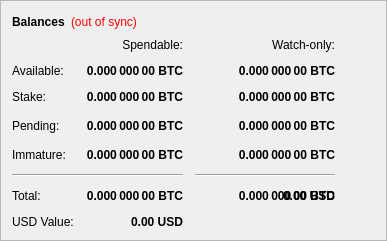
        <widget class="QFrame" name="frame">
         <property name="frameShape">
          <enum>QFrame::StyledPanel</enum>
         </property>
         <property name="frameShadow">
          <enum>QFrame::Raised</enum>
         </property>
         <layout class="QVBoxLayout" name="verticalLayout_4">
          <item>
           <layout class="QHBoxLayout" name="horizontalLayout_4">
            <item>
             <widget class="QLabel" name="label_5">
              <property name="font">
               <font>
                <weight>75</weight>
                <bold>true</bold>
               </font>
              </property>
              <property name="text">
               <string>Balances</string>
              </property>
             </widget>
            </item>
            <item>
             <widget class="QLabel" name="labelWalletStatus">
              <property name="cursor">
               <cursorShape>WhatsThisCursor</cursorShape>
              </property>
              <property name="toolTip">
               <string>The displayed information may be out of date. Your wallet automatically synchronizes with the Transfer network after a connection is established, but this process has not completed yet.</string>
              </property>
              <property name="styleSheet">
               <string notr="true">QLabel { color: red; }</string>
              </property>
              <property name="text">
               <string notr="true">(out of sync)</string>
              </property>
              <property name="alignment">
               <set>Qt::AlignLeading|Qt::AlignLeft|Qt::AlignVCenter</set>
              </property>
             </widget>
            </item>
            <item>
             <spacer name="horizontalSpacer_3">
              <property name="orientation">
               <enum>Qt::Horizontal</enum>
              </property>
              <property name="sizeHint" stdset="0">
               <size>
                <width>40</width>
                <height>20</height>
               </size>
              </property>
             </spacer>
            </item>
           </layout>
          </item>
          <item>
           <layout class="QGridLayout" name="gridLayout">
            <property name="spacing">
             <number>12</number>
            </property>
            <item row="3" column="2">
             <widget class="QLabel" name="labelWatchPending">
              <property name="font">
               <font>
                <weight>75</weight>
                <bold>true</bold>
               </font>
              </property>
              <property name="cursor">
               <cursorShape>IBeamCursor</cursorShape>
              </property>
              <property name="toolTip">
               <string>Unconfirmed transactions to watch-only addresses</string>
              </property>
              <property name="text">
               <string notr="true">0.000 000 00 BTC</string>
              </property>
              <property name="alignment">
               <set>Qt::AlignRight|Qt::AlignTrailing|Qt::AlignVCenter</set>
              </property>
              <property name="textInteractionFlags">
               <set>Qt::LinksAccessibleByMouse|Qt::TextSelectableByKeyboard|Qt::TextSelectableByMouse</set>
              </property>
             </widget>
            </item>
            <item row="3" column="1">
             <widget class="QLabel" name="labelUnconfirmed">
              <property name="font">
               <font>
                <weight>75</weight>
                <bold>true</bold>
               </font>
              </property>
              <property name="cursor">
               <cursorShape>IBeamCursor</cursorShape>
              </property>
              <property name="toolTip">
               <string>Total of transactions that have yet to be confirmed, and do not yet count toward the spendable balance</string>
              </property>
              <property name="text">
               <string notr="true">0.000 000 00 BTC</string>
              </property>
              <property name="alignment">
               <set>Qt::AlignRight|Qt::AlignTrailing|Qt::AlignVCenter</set>
              </property>
              <property name="textInteractionFlags">
               <set>Qt::LinksAccessibleByMouse|Qt::TextSelectableByKeyboard|Qt::TextSelectableByMouse</set>
              </property>
             </widget>
            </item>
            <item row="4" column="2">
             <widget class="QLabel" name="labelWatchImmature">
              <property name="font">
               <font>
                <weight>75</weight>
                <bold>true</bold>
               </font>
              </property>
              <property name="cursor">
               <cursorShape>IBeamCursor</cursorShape>
              </property>
              <property name="toolTip">
               <string>Mined balance in watch-only addresses that has not yet matured</string>
              </property>
              <property name="text">
               <string notr="true">0.000 000 00 BTC</string>
              </property>
              <property name="alignment">
               <set>Qt::AlignRight|Qt::AlignTrailing|Qt::AlignVCenter</set>
              </property>
              <property name="textInteractionFlags">
               <set>Qt::LinksAccessibleByMouse|Qt::TextSelectableByKeyboard|Qt::TextSelectableByMouse</set>
              </property>
             </widget>
            </item>
            <item row="5" column="0" colspan="2">
             <widget class="Line" name="lineSpendableBalance">
              <property name="orientation">
               <enum>Qt::Horizontal</enum>
              </property>
             </widget>
            </item>
            <item row="5" column="2">
             <widget class="Line" name="lineWatchBalance">
              <property name="sizePolicy">
               <sizepolicy hsizetype="Preferred" vsizetype="Fixed">
                <horstretch>0</horstretch>
                <verstretch>0</verstretch>
               </sizepolicy>
              </property>
              <property name="minimumSize">
               <size>
                <width>140</width>
                <height>0</height>
               </size>
              </property>
              <property name="orientation">
               <enum>Qt::Horizontal</enum>
              </property>
             </widget>
            </item>
            <item row="6" column="0">
             <widget class="QLabel" name="labelTotalText">
              <property name="text">
               <string>Total:</string>
              </property>
             </widget>
            </item>
            <item row="7" column="0">
                <widget class="QLabel" name="labelTotalUSD">
                    <property name="text">
                        <string>USD Value:</string>
                    </property>
                </widget>
            </item>
            <item row="4" column="1">
             <widget class="QLabel" name="labelImmature">
              <property name="font">
               <font>
                <weight>75</weight>
                <bold>true</bold>
               </font>
              </property>
              <property name="cursor">
               <cursorShape>IBeamCursor</cursorShape>
              </property>
              <property name="toolTip">
               <string>Mined balance that has not yet matured</string>
              </property>
              <property name="text">
               <string notr="true">0.000 000 00 BTC</string>
              </property>
              <property name="alignment">
               <set>Qt::AlignRight|Qt::AlignTrailing|Qt::AlignVCenter</set>
              </property>
              <property name="textInteractionFlags">
               <set>Qt::LinksAccessibleByMouse|Qt::TextSelectableByKeyboard|Qt::TextSelectableByMouse</set>
              </property>
             </widget>
            </item>
            <item row="3" column="3">
             <spacer name="horizontalSpacer_2">
              <property name="orientation">
               <enum>Qt::Horizontal</enum>
              </property>
              <property name="sizeHint" stdset="0">
               <size>
                <width>40</width>
                <height>20</height>
               </size>
              </property>
             </spacer>
            </item>
            <item row="4" column="0">
             <widget class="QLabel" name="labelImmatureText">
              <property name="text">
               <string>Immature:</string>
              </property>
             </widget>
            </item>
            <item row="6" column="1">
             <widget class="QLabel" name="labelTotal">
              <property name="font">
               <font>
                <weight>75</weight>
                <bold>true</bold>
               </font>
              </property>
              <property name="cursor">
               <cursorShape>IBeamCursor</cursorShape>
              </property>
              <property name="toolTip">
               <string>Your current total balance</string>
              </property>
              <property name="text">
               <string notr="true">0.000 000 00 BTC</string>
              </property>
              <property name="alignment">
               <set>Qt::AlignRight|Qt::AlignTrailing|Qt::AlignVCenter</set>
              </property>
              <property name="textInteractionFlags">
               <set>Qt::LinksAccessibleByMouse|Qt::TextSelectableByKeyboard|Qt::TextSelectableByMouse</set>
              </property>
             </widget>
            </item>
            <item row="6" column="2">
             <widget class="QLabel" name="labelWatchTotal">
              <property name="font">
               <font>
                <weight>75</weight>
                <bold>true</bold>
               </font>
              </property>
              <property name="cursor">
               <cursorShape>IBeamCursor</cursorShape>
              </property>
              <property name="toolTip">
               <string>Current total balance in watch-only addresses</string>
              </property>
              <property name="text">
               <string notr="true">0.000 000 00 BTC</string>
              </property>
              <property name="alignment">
               <set>Qt::AlignRight|Qt::AlignTrailing|Qt::AlignVCenter</set>
              </property>
              <property name="textInteractionFlags">
               <set>Qt::LinksAccessibleByMouse|Qt::TextSelectableByKeyboard|Qt::TextSelectableByMouse</set>
              </property>
             </widget>
            </item>
            <item row="7" column="1">
                <widget class="QLabel" name="labelTotalValUSD">
                    <property name="font">
                        <font>
                            <weight>75</weight>
                            <bold>true</bold>
                        </font>
                    </property>
                    <property name="cursor">
                        <cursorShape>IBeamCursor</cursorShape>
                    </property>
                    <property name="toolTip">
                        <string>Your current total balance in USD</string>
                    </property>
                    <property name="text">
                        <string notr="true">0.00 USD</string>
                    </property>
                    <property name="alignment">
                        <set>Qt::AlignRight|Qt::AlignTrailing|Qt::AlignVCenter</set>
                    </property>
                    <property name="textInteractionFlags">
                        <set>Qt::LinksAccessibleByMouse|Qt::TextSelectableByKeyboard|Qt::TextSelectableByMouse</set>
                    </property>
                </widget>
            </item>
            <item row="6" column="2">
                <widget class="QLabel" name="labelWatchTotalUSD">
                    <property name="font">
                        <font>
                            <weight>75</weight>
                            <bold>true</bold>
                        </font>
                    </property>
                    <property name="cursor">
                        <cursorShape>IBeamCursor</cursorShape>
                    </property>
                    <property name="toolTip">
                        <string>Current total balance in watch-only addresses in USD</string>
                    </property>
                    <property name="text">
                        <string notr="true">0.00 USD</string>
                    </property>
                    <property name="alignment">
                        <set>Qt::AlignRight|Qt::AlignTrailing|Qt::AlignVCenter</set>
                    </property>
                    <property name="textInteractionFlags">
                        <set>Qt::LinksAccessibleByMouse|Qt::TextSelectableByKeyboard|Qt::TextSelectableByMouse</set>
                    </property>
                </widget>
            </item>
            <item row="0" column="2">
             <widget class="QLabel" name="labelWatchonly">
              <property name="text">
               <string>Watch-only:</string>
              </property>
              <property name="alignment">
               <set>Qt::AlignRight|Qt::AlignTrailing|Qt::AlignVCenter</set>
              </property>
             </widget>
            </item>
            <item row="1" column="0">
             <widget class="QLabel" name="labelBalanceText">
              <property name="text">
               <string>Available:</string>
              </property>
             </widget>
            </item>
            <item row="1" column="1">
             <widget class="QLabel" name="labelBalance">
              <property name="font">
               <font>
                <weight>75</weight>
                <bold>true</bold>
               </font>
              </property>
              <property name="cursor">
               <cursorShape>IBeamCursor</cursorShape>
              </property>
              <property name="toolTip">
               <string>Your current spendable balance</string>
              </property>
              <property name="text">
               <string notr="true">0.000 000 00 BTC</string>
              </property>
              <property name="alignment">
               <set>Qt::AlignRight|Qt::AlignTrailing|Qt::AlignVCenter</set>
              </property>
              <property name="textInteractionFlags">
               <set>Qt::LinksAccessibleByMouse|Qt::TextSelectableByKeyboard|Qt::TextSelectableByMouse</set>
              </property>
             </widget>
            </item>
            <item row="2" column="0">
             <widget class="QLabel" name="label_10">
              <property name="text">
               <string>Stake:</string>
              </property>
             </widget>
            </item>
            <item row="2" column="1">
             <widget class="QLabel" name="labelStake">
              <property name="font">
               <font>
                <weight>75</weight>
                <bold>true</bold>
               </font>
              </property>
              <property name="cursor">
               <cursorShape>IBeamCursor</cursorShape>
              </property>
              <property name="toolTip">
               <string>Total of coins that was staked, and do not yet count toward the current balance</string>
              </property>
              <property name="text">
               <string notr="true">0.000 000 00 BTC</string>
              </property>
              <property name="alignment">
               <set>Qt::AlignRight|Qt::AlignTrailing|Qt::AlignVCenter</set>
              </property>
              <property name="textInteractionFlags">
               <set>Qt::LinksAccessibleByMouse|Qt::TextSelectableByKeyboard|Qt::TextSelectableByMouse</set>
              </property>
             </widget>
            </item>
            <item row="2" column="2">
             <widget class="QLabel" name="labelWatchStake">
              <property name="font">
               <font>
                <weight>75</weight>
                <bold>true</bold>
               </font>
              </property>
              <property name="cursor">
               <cursorShape>IBeamCursor</cursorShape>
              </property>
              <property name="toolTip">
               <string>Total of coins that was staked in watch-only addresses, and do not yet count toward the current watch-only balance</string>
              </property>
              <property name="text">
               <string notr="true">0.000 000 00 BTC</string>
              </property>
              <property name="alignment">
               <set>Qt::AlignRight|Qt::AlignTrailing|Qt::AlignVCenter</set>
              </property>
              <property name="textInteractionFlags">
               <set>Qt::LinksAccessibleByMouse|Qt::TextSelectableByKeyboard|Qt::TextSelectableByMouse</set>
              </property>
             </widget>
            </item>
            <item row="1" column="2">
             <widget class="QLabel" name="labelWatchAvailable">
              <property name="font">
               <font>
                <weight>75</weight>
                <bold>true</bold>
               </font>
              </property>
              <property name="cursor">
               <cursorShape>IBeamCursor</cursorShape>
              </property>
              <property name="toolTip">
               <string>Your current balance in watch-only addresses</string>
              </property>
              <property name="text">
               <string notr="true">0.000 000 00 BTC</string>
              </property>
              <property name="alignment">
               <set>Qt::AlignRight|Qt::AlignTrailing|Qt::AlignVCenter</set>
              </property>
              <property name="textInteractionFlags">
               <set>Qt::LinksAccessibleByMouse|Qt::TextSelectableByKeyboard|Qt::TextSelectableByMouse</set>
              </property>
             </widget>
            </item>
            <item row="3" column="0">
             <widget class="QLabel" name="labelPendingText">
              <property name="text">
               <string>Pending:</string>
              </property>
             </widget>
            </item>
            <item row="0" column="1">
             <widget class="QLabel" name="labelSpendable">
              <property name="text">
               <string>Spendable:</string>
              </property>
              <property name="alignment">
               <set>Qt::AlignRight|Qt::AlignTrailing|Qt::AlignVCenter</set>
              </property>
             </widget>
            </item>
           </layout>
          </item>
         </layout>
        </widget>
